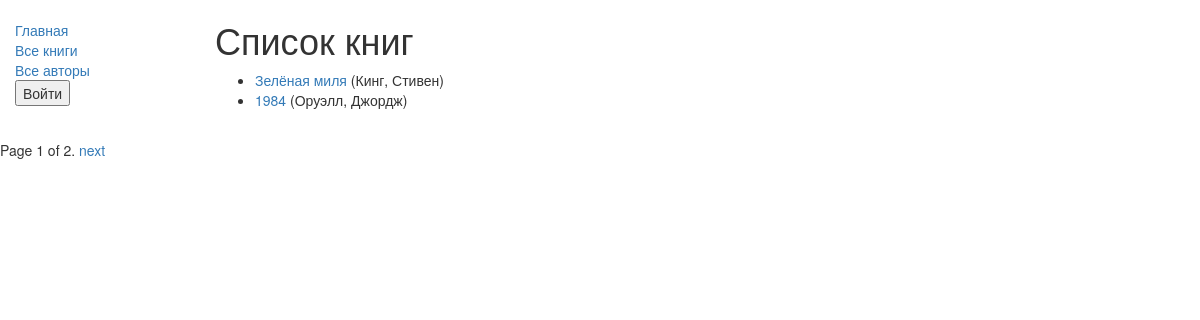
/catalog/books/, run on the app's committed database.
### catalog/models.py (models this page shows, shortened)
class Book(models.Model):  #Модель кинги
    title = models.CharField(max_length=200, verbose_name=("Название"))
    author = models.ForeignKey('Author', on_delete=models.SET_NULL, null=True, verbose_name=("Автор"))
    summary = models.TextField(max_length=1000, help_text="Enter a brief description of the book", verbose_name=("Описание"))
    isbn = models.CharField('ISBN', max_length=13,
                            help_text='13 Character <a href="https://www.isbn-international.org/content/what-isbn">ISBN number</a>')
    genre = models.ManyToManyField(Genre, help_text="Select a genre for this book", verbose_name=("Жанр"))
    def get_absolute_url(self):
        return reverse('book-detail', args=[str(self.id)])
    def display_genre(self):
        """
        Creates a string for the Genre. This is required to display genre in Admin.
        """
        return ', '.join([genre.name for genre in self.genre.all()[:3]])
    display_genre.short_description = 'Genre'

class Author(models.Model):  #Модель автора
    first_name = models.CharField(max_length=100, verbose_name=("Имя автора"))
    last_name = models.CharField(max_length=100, verbose_name=("Фамилия автора"))
    date_of_birth = models.DateField(null=True, blank=True, verbose_name=("Дата рождения"))
    date_of_death = models.DateField('Дата смерти', null=True, blank=True)
    def __str__(self):
        return '%s, %s' % (self.last_name, self.first_name)
    def display_books(self):
        """
        Создает строку для отображения названий книг.
        Это необходимо для отображения книг в админке.
        """
        return ', '.join([book.title for book in Book.objects.filter(author=self)[:3]])
    display_books.short_description = 'Books'

### catalog/views.py (the view)
class BookListView(generic.ListView):
    model = Book
    paginate_by = 2
    def get_queryset(self):
            return Book.objects.filter(title__icontains='')[:5] # Получить 5 книг, содержащих '' в заголовке

### catalog/templates/catalog/book_list.html
{% extends "base_generic.html" %}
{% block content %}
    <h1>Список книг</h1>
    {% if book_list %}
    <ul>
      {% for book in book_list %}
      <li>
        <a href="{{ book.get_absolute_url }}">{{ book.title }}</a> ({{book.author}})
      </li>
      {% endfor %}
    </ul>
    {% else %}
      <p>В библиотеке нет книг.</p>
    {% endif %}
{% endblock %}

### data on the page
Book: title "Зелёная миля", author "Кинг, Стивен"
Book: title "1984", author "Оруэлл, Джордж"

### other printed values
{{ page_obj.number }} "1"
{{ page_obj.paginator.num_pages }} "2"
